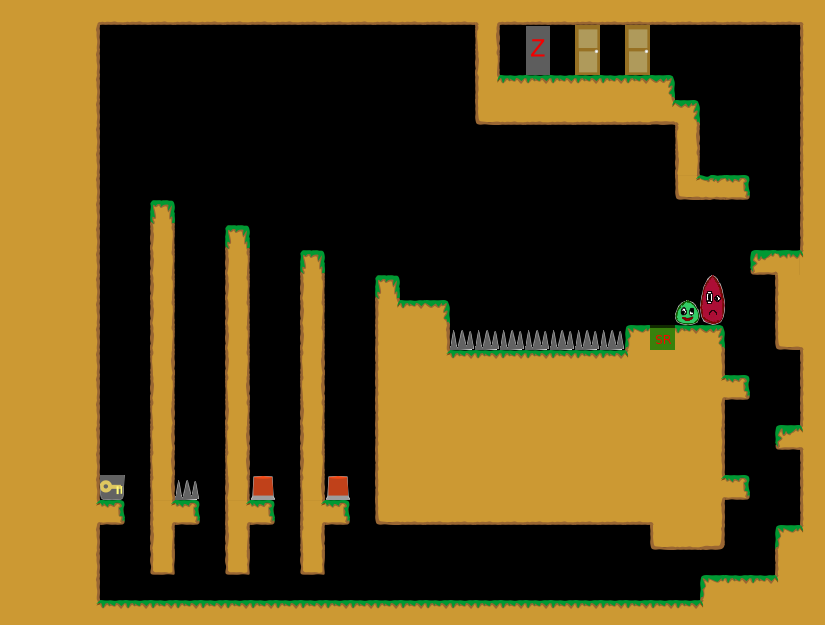

Below is a game level as drawn by its tile map, then a one-line description and the .tmx that defines it (tile-layer data replaced by summaries):
An orthogonal 33x25 tile map with 25x25 px tiles, 1 tile layer (Kachelebene 1).

<map version="1.0" orientation="orthogonal" width="33" height="25" tilewidth="25" tileheight="25">
 <tileset firstgid="1" name="Tileset" tilewidth="25" tileheight="25">
  <image source="../../../img/Tileset.png" width="400" height="250" />
 </tileset>
 <layer name="Kachelebene 1" width="33" height="25">
  <data>[825 cells, 397 non-empty, 40 distinct tile ids]</data>
 </layer>
</map>
